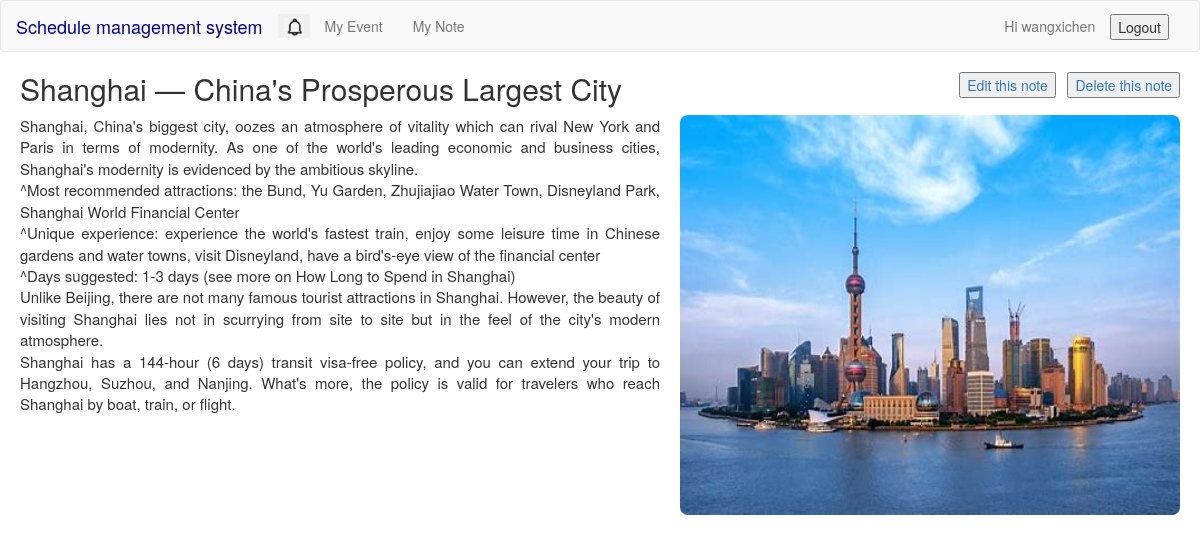
Page /test1/notebook/10 (signed in) on the committed database.
### test1/models.py (models this page shows, shortened)
class Notebook(models.Model):
    title = models.CharField(max_length=200)
    body = models.TextField()
    cover = models.ImageField(upload_to='images/', null=True, blank=True)
    author = models.ForeignKey(User, on_delete=models.CASCADE)
    create_date = models.DateTimeField(auto_now_add=True)

### test1/views.py (the view)
# urls.py: path('notebook/<int:pk>',views.NotebookDetailView.as_view(),name='notebook_detail'),
class NotebookDetailView(LoginRequiredMixin, DetailView):
    model = Notebook
    template_name = 'notebook_detail.html'
    def get(self, request, *args, **kwargs):
        try:
            return super().get(request, *args, **kwargs)
        except Http404:
            return HttpResponseNotFound('<h1>Page not found</h1>')

### templates/notebook_detail.html
{% extends 'base.html' %}
{% block content %}
<div style="margin:20px">
    <div style="float: right">
        <button type="button"><a href="{% url 'notebook_update' notebook.pk %}">Edit this note</a></button>&nbsp;&nbsp;
        <button type="button"><a href="{% url 'notebook_delete' notebook.pk %}">Delete this note</a></button>
    </div>
    <h2>{{notebook.title}}</h2>
    {% if notebook.cover.url is not null %}
        <div style='margin-left: 20px; float: right' >
            <img src="{{notebook.cover.url}}" alt="{{ notebook.title }}" width="500" height="400" style="border-radius: 8px;">
        </div>
        <p style="text-align: justify; margin-right: 500px;font-size:15px;">{{notebook.body|linebreaksbr}}</p>
    {% else %}
        <p style="text-align: justify; font-size:20px;">{{notebook.body|linebreaksbr}}</p>
    {% endif %}
</div>
{% endblock content %}

### templates/base.html (shortened to what this page needs)
<!DOCTYPE html>
{%load static%}
<html>
<head>
	<link rel="stylesheet" href="https://cdn.staticfile.net/twitter-bootstrap/3.3.7/css/bootstrap.min.css">
</head>
<body>
<nav class="navbar navbar-default" role="navigation">
	<div class="container-fluid">
	    <div class="navbar-header">
		    <a class="navbar-brand" href="{% url 'home' %}" style="font-style: bold; color: #00008B;">Schedule management system</a>
	    </div>
        <div class="collapse navbar-collapse" id="example-navbar-collapse">
            <ul class="nav navbar-nav">
                <li>
                    <button style=" border-style: none; outline: none; margin-top:13px" onclick="EventInfoFunction()">
                        <img src="{% static 'img/OIP.jpg'%}" width="20">
                    </button>
                </li>
                <li><a href="{% url 'event' %}">My Event</a></li>
                <li><a href="{% url 'notebook' %}">My Note</a></li>
            </ul>
           {% if user.is_authenticated %}
                <form class="navbar-form navbar-right" action="{% url 'logout' %}" method="post" style="margin-top:13px">
                <button type="submit">Logout</button>
                </form>
                <p class="navbar-text navbar-right">Hi {{ user.username }}</p>
            {% else %}
                <form class="navbar-form navbar-right" action="{% url 'login' %}" method="get" style="margin-top:13px">
                {% csrf_token %}
                <button type="submit">Login</button>
                </form>
                <p class="navbar-text navbar-right">You are not logged in</p>
            {% endif %}
        </div>
	</div>
</nav>
{% block content %}
{% endblock %}
</body>
</html>

### rows in the picture
Notebook: title "Shanghai — China's Prosperous Largest City", cover (picture), body "Shanghai, China's biggest city, oozes an atmosphere of vitality which can rival New York and Paris in terms of modernity. As one of the world's leading economic and business cities, Shanghai's modernity is evidenced by the ambitious skyline. ^Most recommended attractions: the Bund, Yu Garden, Zhujiajiao Water Town, Disneyland Park, Shanghai World Financial Center ^Unique experience: experience the world's fastest train, enjoy some leisure time in Chinese gardens and water towns, visit Disneyland, have a bird's-eye view of the financial center ^Days suggested: 1-3 days (see more on How Long to Spend in Shanghai) Unlike Beijing, there are not many famous tourist attractions in Shanghai.…"

### other values in the picture
{{ user.username }} "wangxichen"
